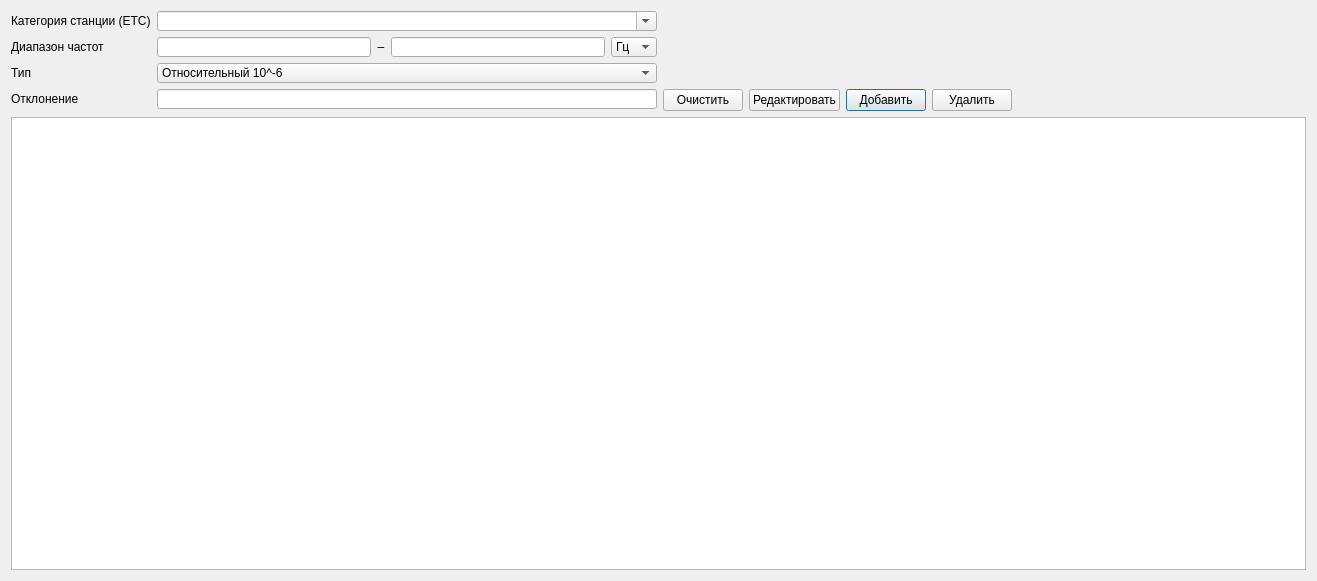
<?xml version="1.0" encoding="UTF-8"?>
<ui version="4.0">
 <class>Norms17</class>
 <widget class="QDialog" name="Norms17">
  <property name="geometry">
   <rect>
    <x>0</x>
    <y>0</y>
    <width>1317</width>
    <height>581</height>
   </rect>
  </property>
  <property name="contextMenuPolicy">
   <enum>Qt::DefaultContextMenu</enum>
  </property>
  <property name="windowTitle">
   <string>Справочник норм 17</string>
  </property>
  <layout class="QVBoxLayout" name="verticalLayout">
   <item>
    <layout class="QHBoxLayout" name="horizontalLayout_3">
     <item>
      <layout class="QFormLayout" name="formLayout">
       <item row="0" column="0">
        <widget class="QLabel" name="label">
         <property name="text">
          <string>Категория станции (ЕТС)</string>
         </property>
        </widget>
       </item>
       <item row="1" column="0">
        <widget class="QLabel" name="label_2">
         <property name="text">
          <string>Диапазон частот</string>
         </property>
        </widget>
       </item>
       <item row="2" column="0">
        <widget class="QLabel" name="label_4">
         <property name="text">
          <string>Тип</string>
         </property>
        </widget>
       </item>
       <item row="3" column="0">
        <widget class="QLabel" name="label_3">
         <property name="text">
          <string>Отклонение</string>
         </property>
        </widget>
       </item>
       <item row="0" column="1">
        <widget class="QComboBox" name="comboBox_3">
         <property name="minimumSize">
          <size>
           <width>500</width>
           <height>0</height>
          </size>
         </property>
         <property name="maximumSize">
          <size>
           <width>500</width>
           <height>20</height>
          </size>
         </property>
         <property name="editable">
          <bool>true</bool>
         </property>
        </widget>
       </item>
       <item row="2" column="1">
        <widget class="QComboBox" name="comboBox">
         <property name="minimumSize">
          <size>
           <width>500</width>
           <height>20</height>
          </size>
         </property>
         <property name="maximumSize">
          <size>
           <width>232</width>
           <height>20</height>
          </size>
         </property>
         <item>
          <property name="text">
           <string>Относительный 10^-6</string>
          </property>
         </item>
         <item>
          <property name="text">
           <string>Абсолютный</string>
          </property>
         </item>
        </widget>
       </item>
       <item row="3" column="1">
        <widget class="QLineEdit" name="lineEdit_3">
         <property name="minimumSize">
          <size>
           <width>500</width>
           <height>0</height>
          </size>
         </property>
         <property name="maximumSize">
          <size>
           <width>500</width>
           <height>20</height>
          </size>
         </property>
        </widget>
       </item>
       <item row="1" column="1">
        <layout class="QHBoxLayout" name="horizontalLayout_2">
         <item>
          <widget class="QLineEdit" name="lineEdit_2">
           <property name="minimumSize">
            <size>
             <width>214</width>
             <height>0</height>
            </size>
           </property>
           <property name="maximumSize">
            <size>
             <width>80</width>
             <height>20</height>
            </size>
           </property>
          </widget>
         </item>
         <item>
          <widget class="QLabel" name="label_5">
           <property name="minimumSize">
            <size>
             <width>8</width>
             <height>20</height>
            </size>
           </property>
           <property name="maximumSize">
            <size>
             <width>8</width>
             <height>20</height>
            </size>
           </property>
           <property name="text">
            <string>–</string>
           </property>
           <property name="alignment">
            <set>Qt::AlignCenter</set>
           </property>
          </widget>
         </item>
         <item>
          <widget class="QLineEdit" name="lineEdit_4">
           <property name="minimumSize">
            <size>
             <width>214</width>
             <height>0</height>
            </size>
           </property>
           <property name="maximumSize">
            <size>
             <width>80</width>
             <height>20</height>
            </size>
           </property>
          </widget>
         </item>
         <item>
          <widget class="QComboBox" name="comboBox_2">
           <property name="minimumSize">
            <size>
             <width>46</width>
             <height>20</height>
            </size>
           </property>
           <property name="maximumSize">
            <size>
             <width>46</width>
             <height>20</height>
            </size>
           </property>
           <item>
            <property name="text">
             <string>Гц</string>
            </property>
           </item>
           <item>
            <property name="text">
             <string>кГц</string>
            </property>
           </item>
           <item>
            <property name="text">
             <string>МГц</string>
            </property>
           </item>
          </widget>
         </item>
        </layout>
       </item>
      </layout>
     </item>
     <item>
      <layout class="QHBoxLayout" name="horizontalLayout">
       <property name="sizeConstraint">
        <enum>QLayout::SetMinimumSize</enum>
       </property>
       <property name="topMargin">
        <number>78</number>
       </property>
       <item>
        <widget class="QPushButton" name="pushButton">
         <property name="text">
          <string>Очистить</string>
         </property>
        </widget>
       </item>
       <item>
        <widget class="QPushButton" name="pushButton_4">
         <property name="text">
          <string>Редактировать</string>
         </property>
        </widget>
       </item>
       <item>
        <widget class="QPushButton" name="pushButton_2">
         <property name="text">
          <string>Добавить</string>
         </property>
         <property name="default">
          <bool>true</bool>
         </property>
        </widget>
       </item>
       <item>
        <widget class="QPushButton" name="pushButton_3">
         <property name="text">
          <string>Удалить</string>
         </property>
        </widget>
       </item>
       <item>
        <spacer name="horizontalSpacer">
         <property name="orientation">
          <enum>Qt::Horizontal</enum>
         </property>
         <property name="sizeHint" stdset="0">
          <size>
           <width>40</width>
           <height>20</height>
          </size>
         </property>
        </spacer>
       </item>
      </layout>
     </item>
     <item>
      <spacer name="horizontalSpacer_3">
       <property name="orientation">
        <enum>Qt::Horizontal</enum>
       </property>
       <property name="sizeHint" stdset="0">
        <size>
         <width>40</width>
         <height>20</height>
        </size>
       </property>
      </spacer>
     </item>
     <item>
      <spacer name="horizontalSpacer_2">
       <property name="orientation">
        <enum>Qt::Horizontal</enum>
       </property>
       <property name="sizeType">
        <enum>QSizePolicy::Expanding</enum>
       </property>
       <property name="sizeHint" stdset="0">
        <size>
         <width>40</width>
         <height>20</height>
        </size>
       </property>
      </spacer>
     </item>
    </layout>
   </item>
   <item>
    <widget class="QTableView" name="tableView">
     <attribute name="horizontalHeaderDefaultSectionSize">
      <number>210</number>
     </attribute>
    </widget>
   </item>
  </layout>
 </widget>
 <resources/>
 <connections/>
</ui>
